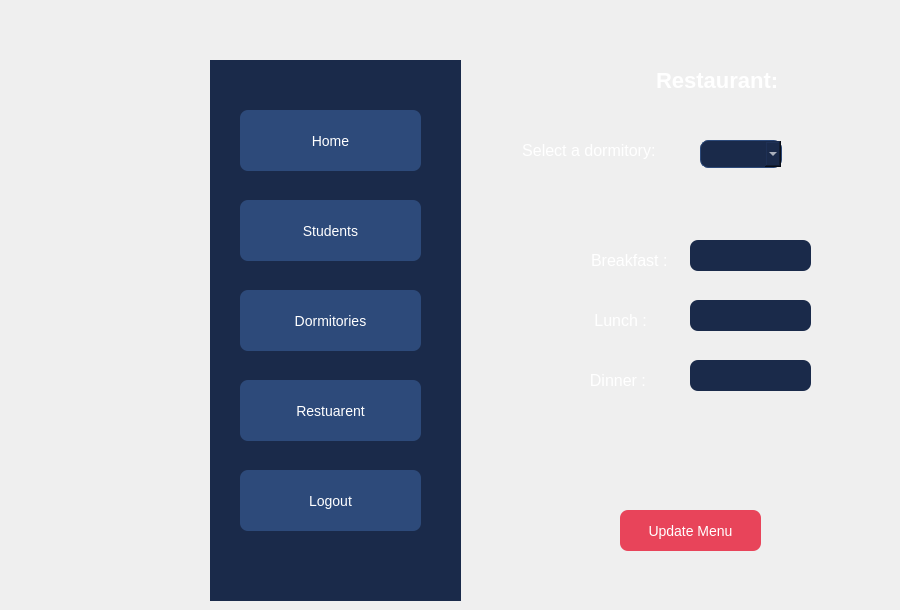
    <widget class="QWidget" name="restaurentPage">
     <widget class="QFrame" name="frame_8">
      <property name="geometry">
       <rect>
        <x>210</x>
        <y>60</y>
        <width>251</width>
        <height>541</height>
       </rect>
      </property>
      <property name="styleSheet">
       <string notr="true">background-color: #1a2a4a;
border-radius: 0px;
border: none;</string>
      </property>
      <property name="frameShape">
       <enum>QFrame::Shape::StyledPanel</enum>
      </property>
      <property name="frameShadow">
       <enum>QFrame::Shadow::Raised</enum>
      </property>
      <widget class="QPushButton" name="btnHome4">
       <property name="geometry">
        <rect>
         <x>30</x>
         <y>50</y>
         <width>181</width>
         <height>61</height>
        </rect>
       </property>
       <property name="styleSheet">
        <string notr="true">background-color: #2d4a7a;
color: white;
border-radius: 8px;
font-size: 14px;
padding: 10px;
border: none;</string>
       </property>
       <property name="text">
        <string>Home</string>
       </property>
      </widget>
      <widget class="QPushButton" name="btnDormitories4">
       <property name="geometry">
        <rect>
         <x>30</x>
         <y>230</y>
         <width>181</width>
         <height>61</height>
        </rect>
       </property>
       <property name="styleSheet">
        <string notr="true">background-color: #2d4a7a;
color: white;
border-radius: 8px;
font-size: 14px;
padding: 10px;
border: none;</string>
       </property>
       <property name="text">
        <string>Dormitories</string>
       </property>
      </widget>
      <widget class="QPushButton" name="btnStudents4">
       <property name="geometry">
        <rect>
         <x>30</x>
         <y>140</y>
         <width>181</width>
         <height>61</height>
        </rect>
       </property>
       <property name="styleSheet">
        <string notr="true">background-color: #2d4a7a;
color: white;
border-radius: 8px;
font-size: 14px;
padding: 10px;
border: none;</string>
       </property>
       <property name="text">
        <string>Students</string>
       </property>
      </widget>
      <widget class="QPushButton" name="btnRestaurant4">
       <property name="geometry">
        <rect>
         <x>30</x>
         <y>320</y>
         <width>181</width>
         <height>61</height>
        </rect>
       </property>
       <property name="styleSheet">
        <string notr="true">background-color: #2d4a7a;
color: white;
border-radius: 8px;
font-size: 14px;
padding: 10px;
border: none;</string>
       </property>
       <property name="text">
        <string>Restuarent</string>
       </property>
      </widget>
      <widget class="QPushButton" name="btnLogout4">
       <property name="geometry">
        <rect>
         <x>30</x>
         <y>410</y>
         <width>181</width>
         <height>61</height>
        </rect>
       </property>
       <property name="styleSheet">
        <string notr="true">background-color: #2d4a7a;
color: white;
border-radius: 8px;
font-size: 14px;
padding: 10px;
border: none;</string>
       </property>
       <property name="text">
        <string>Logout</string>
       </property>
      </widget>
     </widget>
     <widget class="QLabel" name="label_16">
      <property name="geometry">
       <rect>
        <x>540</x>
        <y>70</y>
        <width>351</width>
        <height>20</height>
       </rect>
      </property>
      <property name="styleSheet">
       <string notr="true">color: white;
font-size: 22px;
font-weight: bold;
background-color: transparent;</string>
      </property>
      <property name="text">
       <string>                   Restaurant:</string>
      </property>
     </widget>
     <widget class="QLabel" name="label_9">
      <property name="geometry">
       <rect>
        <x>560</x>
        <y>250</y>
        <width>131</width>
        <height>21</height>
       </rect>
      </property>
      <property name="styleSheet">
       <string notr="true">color: white;
font-size: 16px;
background-color: transparent;</string>
      </property>
      <property name="text">
       <string>       Breakfast :</string>
      </property>
     </widget>
     <widget class="QLabel" name="label_11">
      <property name="geometry">
       <rect>
        <x>550</x>
        <y>310</y>
        <width>131</width>
        <height>21</height>
       </rect>
      </property>
      <property name="styleSheet">
       <string notr="true">color: white;
font-size: 16px;
background-color: transparent;</string>
      </property>
      <property name="text">
       <string>          Lunch :</string>
      </property>
     </widget>
     <widget class="QLabel" name="label_14">
      <property name="geometry">
       <rect>
        <x>550</x>
        <y>370</y>
        <width>141</width>
        <height>21</height>
       </rect>
      </property>
      <property name="styleSheet">
       <string notr="true">color: white;
font-size: 16px;
background-color: transparent;</string>
      </property>
      <property name="text">
       <string>         Dinner :</string>
      </property>
     </widget>
     <widget class="QLabel" name="lblBreakfast">
      <property name="geometry">
       <rect>
        <x>690</x>
        <y>240</y>
        <width>121</width>
        <height>31</height>
       </rect>
      </property>
      <property name="styleSheet">
       <string notr="true">color: #a0b4c8;
font-size: 16px;
font-style: italic;
background-color: #1a2a4a;
border-radius: 8px;
padding: 5px;</string>
      </property>
      <property name="text">
       <string/>
      </property>
     </widget>
     <widget class="QLabel" name="lblLunch">
      <property name="geometry">
       <rect>
        <x>690</x>
        <y>300</y>
        <width>121</width>
        <height>31</height>
       </rect>
      </property>
      <property name="styleSheet">
       <string notr="true">color: #a0b4c8;
font-size: 16px;
font-style: italic;
background-color: #1a2a4a;
border-radius: 8px;
padding: 5px;</string>
      </property>
      <property name="text">
       <string/>
      </property>
     </widget>
     <widget class="QLabel" name="lblDinner">
      <property name="geometry">
       <rect>
        <x>690</x>
        <y>360</y>
        <width>121</width>
        <height>31</height>
       </rect>
      </property>
      <property name="styleSheet">
       <string notr="true">color: #a0b4c8;
font-size: 16px;
font-style: italic;
background-color: #1a2a4a;
border-radius: 8px;
padding: 5px;</string>
      </property>
      <property name="text">
       <string/>
      </property>
     </widget>
     <widget class="QPushButton" name="btnUpdateMenu">
      <property name="geometry">
       <rect>
        <x>620</x>
        <y>510</y>
        <width>141</width>
        <height>41</height>
       </rect>
      </property>
      <property name="styleSheet">
       <string notr="true">background-color: #e8445a;
color: white;
border-radius: 8px;
font-size: 14px;
padding: 8px;
border: none;
</string>
      </property>
      <property name="text">
       <string>Update Menu</string>
      </property>
     </widget>
     <widget class="QComboBox" name="dormitorySelector">
      <property name="geometry">
       <rect>
        <x>700</x>
        <y>140</y>
        <width>82</width>
        <height>28</height>
       </rect>
      </property>
      <property name="styleSheet">
       <string notr="true">background-color: #1a2a4a;
color: white;
border-radius: 8px;
border: 1px solid #2d4a7a;
padding: 5px;
font-size: 14px;</string>
      </property>
     </widget>
     <widget class="QLabel" name="label_17">
      <property name="geometry">
       <rect>
        <x>500</x>
        <y>140</y>
        <width>181</width>
        <height>21</height>
       </rect>
      </property>
      <property name="styleSheet">
       <string notr="true">color: white;
font-size: 16px;
background-color: transparent;
</string>
      </property>
      <property name="text">
       <string>     Select a dormitory:</string>
      </property>
     </widget>
    </widget>
